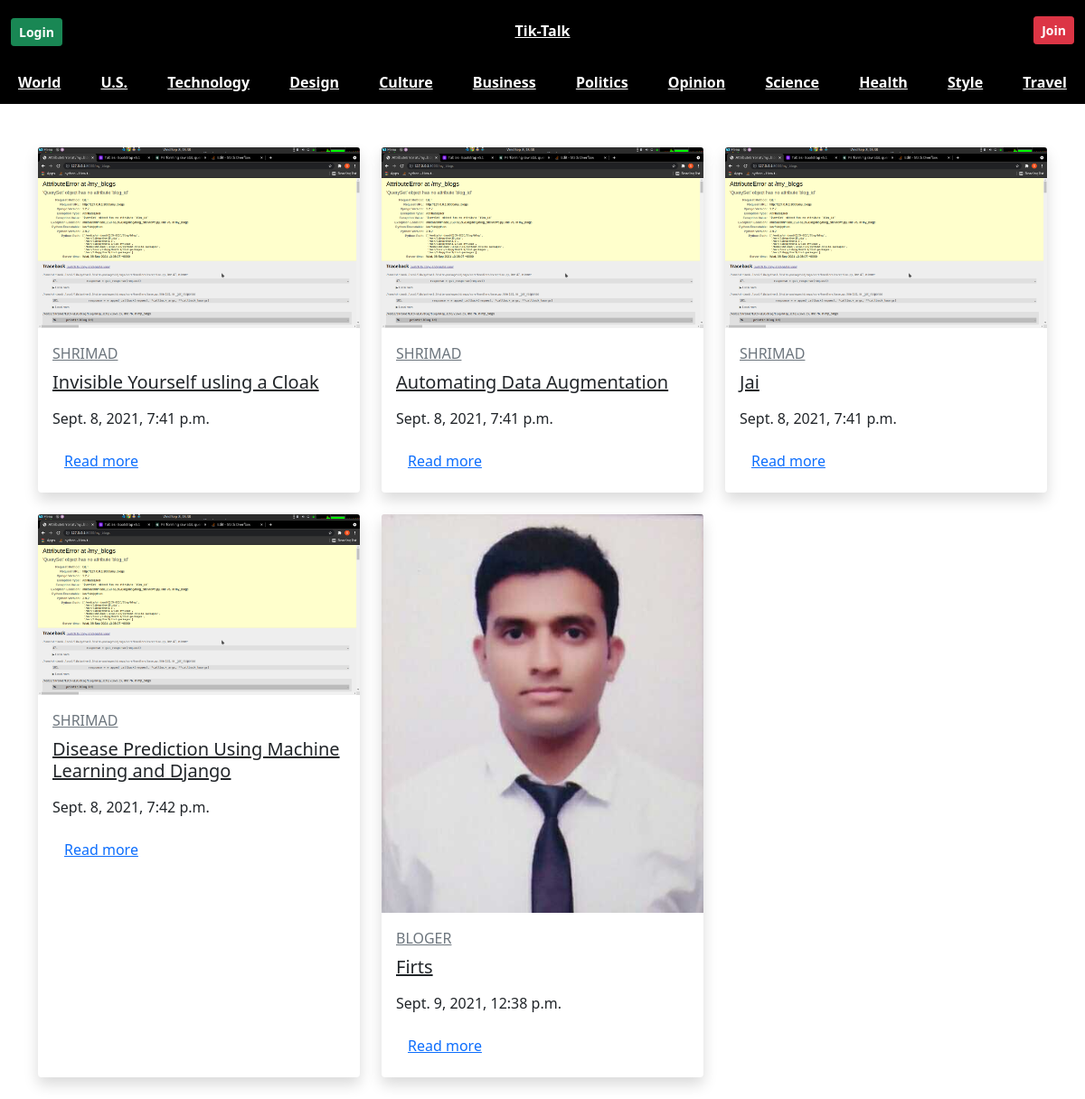
The page / on the database its author committed.
### blog_site/models.py (models this page shows)
class BlogModel(models.Model):
    blog_id = models.AutoField(primary_key=True)
    title = models.CharField(max_length=1000)
    content = FroalaField()
    user = models.ForeignKey(User, blank=True , null=True , on_delete=models.CASCADE)
    image = models.ImageField(upload_to='public')
    created_at = models.DateTimeField(auto_now_add=True)
    upload_to = models.DateTimeField(auto_now=True)

### blog_site/views.py (the view)
# urls.py: path("",views.home,name = "home"),
def home(request):
    context = {'blogs' : BlogModel.objects.all()}
    return render(request , 'home.html' , context)

### templates/home.html (shortened to what this page needs)
{% extends 'base.html' %}
{% block content %}
 <section class="my-5 py-6">
    <div class="container">
      <div class="row mb-5">
        {% for blog in blogs %}
        <div class="col-lg-4 col-sm-6 mb-4 hover-animate">
          <div class="card shadow border-0 h-100">
            <a href="{% url 'see_blogs' blog.blog_id %}">
              <img class="img-fluid card-img-top" src="/media/{{blog.image}}" alt="..."/></a>
            <div class="card-body"><a class="text-uppercase text-muted text-sm letter-spacing-2" href="#">
              {{blog.user.username}} </a>
              <h5 class="my-2"><a class="text-dark" href="{% url 'see_blogs' blog.blog_id %}">
               {{blog.title}}          </a></h5>
              <p class="text-gray-500 text-sm my-3">
                {{blog.created_at}}</p>
              <a class="btn btn-link pl-0"href="{% url 'see_blogs' blog.blog_id %}">Read more</a>
            </div>
          </div>
        </div>
        {% endfor %}
      </div>
    </div>
  </section>
{% endblock %}

### templates/base.html (shortened to what this page needs)
<!DOCTYPE html>
<html lang="en">
  <head>
    <link
      href="https://cdn.jsdelivr.net/npm/bootstrap@5.1.0/dist/css/bootstrap.min.css"
      rel="stylesheet"
    />
    <link
      href="https://getbootstrap.com/docs/5.1/dist/css/bootstrap.min.css"
      rel="stylesheet"
    />
    {% load static %}
    <link href="{% static 'signin.css' %}" rel="stylesheet" />
  </head>
  <body>
    <div class="container-fluid" style="background-color: black">
      <header class="blog-header py-3">
        <div class="row flex-nowrap justify-content-between align-items-center">
          <div class="col-4 pt-1">
            {% if request.user.is_authenticated %}
              <a class="btn btn-sm text-white fw-bolder btn-primary" href="{% url 'my_profile' %}">My Profile </a>
              <a class="btn mx-2 text-white btn-sm fw-bolder btn-success" href="{% url 'logout' %}"
                >Logout
              </a>
            {% else %}
              <a class="btn text-white btn-sm fw-bolder btn-success" href="{% url 'login' %}"
                >Login
              </a>
            {% endif %}
          </div>
          <div class="col-4 text-center">
            <a class="blog-header-logo text-dark text-white fw-bolder" href="/"
              >Tik-Talk</a
            >
          </div>
          <div class="col-4 d-flex justify-content-end align-items-center">
            {% if request.user.is_authenticated %}
              <a class="btn mx-2 text-white btn-sm text-white fw-bolder fw-bolder btn-danger" href="{% url 'add_blogs' %}">Add Blogs </a>
              <a class="btn text-white btn-sm text-white fw-bolder fw-bolder btn-success" href="{% url 'my_blogs' %}">My Blogs </a>
            {% else %}
              <a class="btn text-white btn-sm text-white fw-bolder fw-bolder btn-danger" href="{% url 'register' %}">Join </a>
            {% endif %}
          </div>
        </div>
      </header>
      <div class="nav-scroller py-1 mb-2">
        <nav class="nav d-flex justify-content-between">
          <a class="p-2 link-secondary text-white fw-bolder" href="#">World</a>
          <a class="p-2 link-secondary text-white fw-bolder" href="#">U.S.</a>
          <a class="p-2 link-secondary text-white fw-bolder" href="#" >Technology</a
          >
          <a class="p-2 link-secondary text-white fw-bolder" href="#">Design</a>
          <a class="p-2 link-secondary text-white fw-bolder" href="#"
            >Culture</a
          >
          <a class="p-2 link-secondary text-white fw-bolder" href="#"
            >Business</a
          >
          <a class="p-2 link-secondary text-white fw-bolder" href="#"
            >Politics</a
          >
          <a class="p-2 link-secondary text-white fw-bolder" href="#"
            >Opinion</a
          >
          <a class="p-2 link-secondary text-white fw-bolder" href="#"
            >Science</a
          >
          <a class="p-2 link-secondary text-white fw-bolder" href="#">Health</a>
          <a class="p-2 link-secondary text-white fw-bolder" href="#">Style</a>
          <a class="p-2 link-secondary text-white fw-bolder" href="#">Travel</a>
        </nav>
      </div>
    </div>
    {% block content %} {% endblock %}
  </body>
</html>

### static/signin.css (style rules this page uses)
html, body { height: 100%; }
body { align-items: center; }

### rows shown on the page
BlogModel: image (picture), user.username "SHRIMAD", title "Invisible Yourself usling a Cloak", created_at "Sept. 8, 2021, 7:41 p.m."
BlogModel: image (picture), user.username "SHRIMAD", title "Automating Data Augmentation", created_at "Sept. 8, 2021, 7:41 p.m."
BlogModel: image (picture), user.username "SHRIMAD", title "Jai", created_at "Sept. 8, 2021, 7:41 p.m."
BlogModel: image (picture), user.username "SHRIMAD", title "Disease Prediction Using Machine Learning and Django", created_at "Sept. 8, 2021, 7:42 p.m."
BlogModel: image (picture), user.username "BLOGER", title "Firts", created_at "Sept. 9, 2021, 12:38 p.m."
